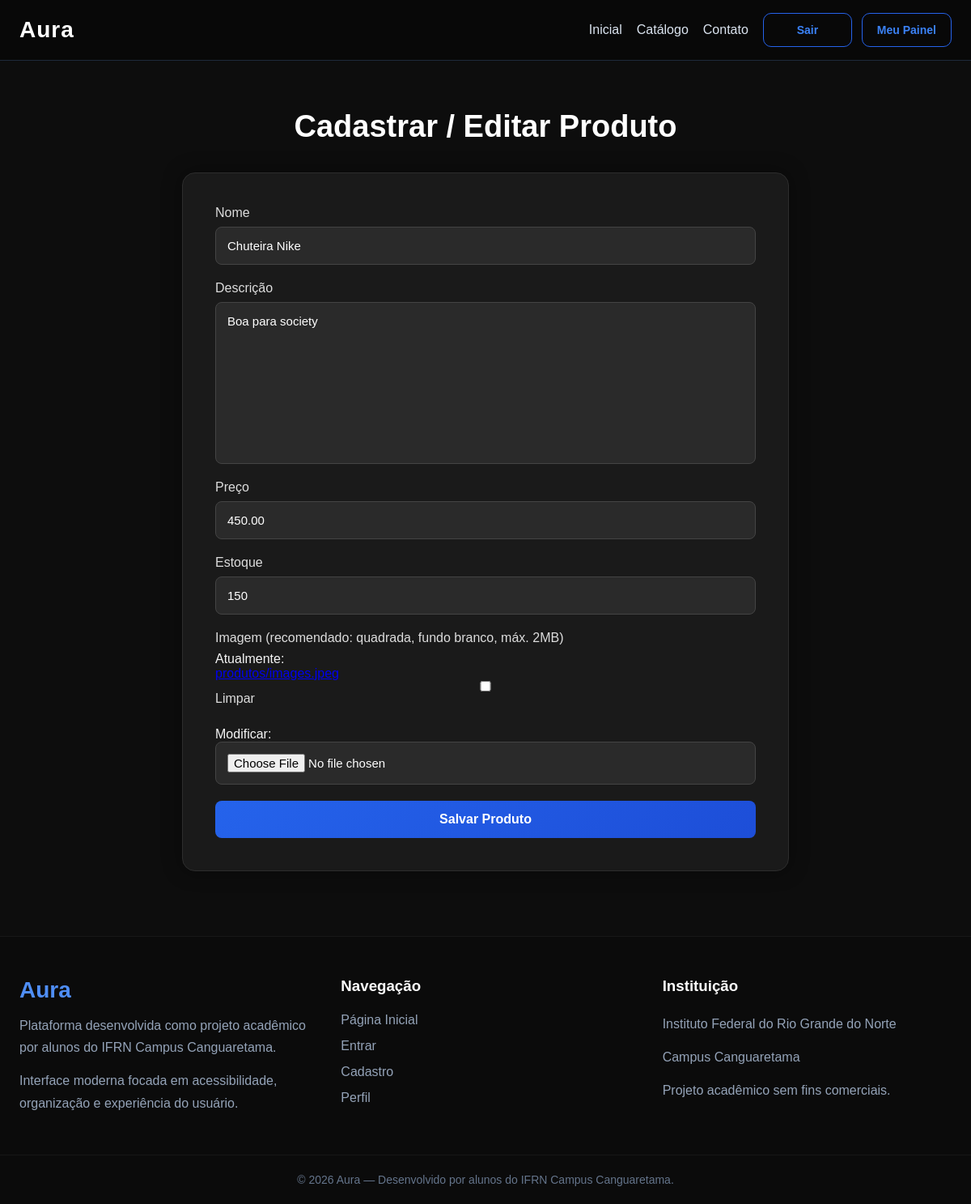
/produtos/editar/19/ (signed in), run on the app's committed database.
### core/models.py (models this page shows, shortened)
class Produto(models.Model):
    nome = models.CharField("Nome", max_length=120)
    descricao = models.TextField("Descrição")
    preco = models.DecimalField("Preço", max_digits=10, decimal_places=2)
    estoque = models.IntegerField("Estoque")
    imagem = models.ImageField(
        "Imagem",
        upload_to="produtos/",
        null=True,
        blank=True
    )

### core/views.py (the view)
# urls.py: path('produtos/editar/<int:id>/', produto_editar, name='produto_editar'),
@login_required
def produto_editar(request, id):
    produto = get_object_or_404(Produto, pk=id)
    form = ProdutoForm(request.POST or None, request.FILES or None, instance=produto)
    if form.is_valid():
        form.save()
        messages.success(request, 'Produto atualizado.')
        return redirect('produtos')
    return render(request, 'privado/add_produtos.html', {'form': form})

### core/forms.py (shortened to what this page needs)
class ProdutoForm(forms.ModelForm):
    class Meta:
        model = Produto
        fields = ['nome', 'descricao', 'preco', 'estoque', 'imagem']

### core/templates/privado/add_produtos.html (shortened to what this page needs)
{% extends 'base.html' %}
{% load static %}
{% block estilo %}
<link rel="stylesheet" href="{% static 'assets/css/painel.css' %}" />
{% endblock %}
{% block conteudo %}
<main class="form-container">
  <div class="form-header">
    <h1>Cadastrar / Editar Produto</h1>
  </div>
  <form method="POST" enctype="multipart/form-data">
    <div class="input-group">
      <label>Nome</label>
      {{ form.nome }}
    </div>
    <div class="input-group">
      <label>Descrição</label>
      {{ form.descricao }}
    </div>
    <div class="input-group">
      <label>Preço</label>
      {{ form.preco }}
    </div>
    <div class="input-group">
      <label>Estoque</label>
      {{ form.estoque }}
    </div>
    <div class="input-group">
      <label>Imagem (recomendado: quadrada, fundo branco, máx. 2MB)</label>
      {{ form.imagem }}
    </div>
    <button type="submit" class="btn-submit">Salvar Produto</button>
  </form>
</main>
{% endblock %}

### static/assets/css/base.css (style rules this page uses)
* { margin: 0; padding: 0; box-sizing: border-box; }
body { font-family: Arial, sans-serif; background: #050505; color: white; }

### static/assets/css/painel.css (style rules this page uses)
* { margin: 0; padding: 0; box-sizing: border-box; font-family: "Poppins", sans-serif; }
body { background: #0d0d0d; color: #f5f5f5; min-height: 100vh; }
main { min-height: 100vh; }
.painel-container, .form-container, .gerenciar-container { width: 100%; max-width: 1200px; margin: 60px auto; padding: 0 20px; }
.painel-header, .form-header, .topo { text-align: center; margin-bottom: 35px; }
.painel-header h1, .form-header h1, .topo h1 { font-size: 38px; font-weight: 700; color: #fff; margin-bottom: 10px; }
.cards, form, .tabela-container { background: #1a1a1a; border: 1px solid #2d2d2d; border-radius: 16px; box-shadow: 0 0 25px rgba(0, 0, 0, 0.4); overflow: hidden; }
form { max-width: 750px; margin: auto; padding: 40px; }
.input-group { display: flex; flex-direction: column; margin-bottom: 20px; }
.input-group label { margin-bottom: 8px; font-weight: 500; color: #ddd; }
.input-group input, .input-group textarea { background: #2a2a2a; border: 1px solid #444; border-radius: 8px; padding: 14px; color: white; outline: none; transition: 0.3s; font-size: 15px; }
textarea { resize: none; }
.btn-submit { width: 100%; background: linear-gradient( 135deg, #2563eb, #1d4ed8 ); color: white; border: none; border-radius: 8px; padding: 14px; font-size: 16px; font-weight: 600; cursor: pointer; transition: 0.3s; }

### data on the page
Produto: nome "Chuteira Nike", descricao "Boa para society", preco "450.00", estoque "150"
